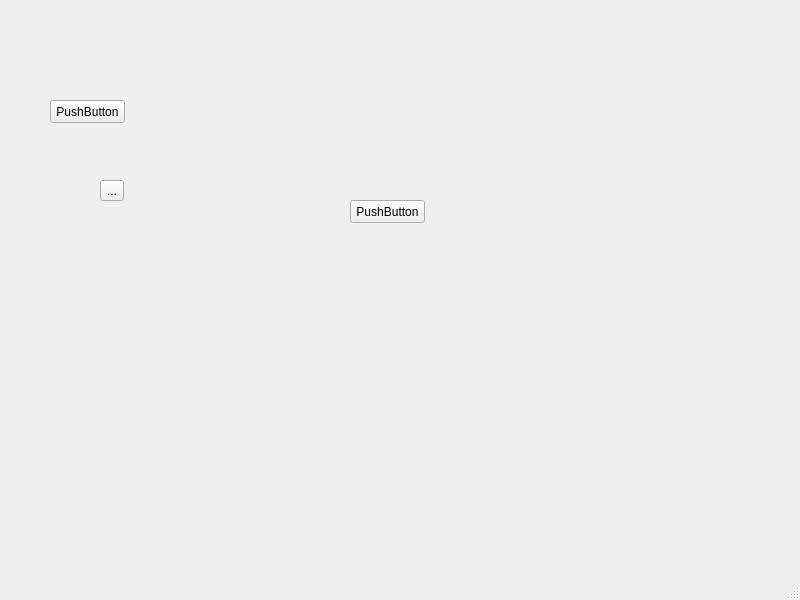
<?xml version="1.0" encoding="UTF-8"?>
<ui version="4.0">
 <class>MainWindow</class>
 <widget class="QMainWindow" name="MainWindow">
  <property name="geometry">
   <rect>
    <x>0</x>
    <y>0</y>
    <width>800</width>
    <height>600</height>
   </rect>
  </property>
  <property name="windowTitle">
   <string>MainWindow</string>
  </property>
  <widget class="QWidget" name="centralwidget">
   <widget class="QPushButton" name="pushButton">
    <property name="geometry">
     <rect>
      <x>350</x>
      <y>200</y>
      <width>75</width>
      <height>23</height>
     </rect>
    </property>
    <property name="text">
     <string>PushButton</string>
    </property>
   </widget>
   <widget class="QToolButton" name="toolButton">
    <property name="geometry">
     <rect>
      <x>100</x>
      <y>180</y>
      <width>24</width>
      <height>21</height>
     </rect>
    </property>
    <property name="text">
     <string>...</string>
    </property>
   </widget>
   <widget class="QPushButton" name="pushButton_2">
    <property name="geometry">
     <rect>
      <x>50</x>
      <y>100</y>
      <width>75</width>
      <height>23</height>
     </rect>
    </property>
    <property name="text">
     <string>PushButton</string>
    </property>
   </widget>
  </widget>
  <widget class="QMenuBar" name="menubar">
   <property name="geometry">
    <rect>
     <x>0</x>
     <y>0</y>
     <width>800</width>
     <height>21</height>
    </rect>
   </property>
  </widget>
  <widget class="QStatusBar" name="statusbar"/>
 </widget>
 <resources/>
 <connections>
  <connection>
   <sender>pushButton</sender>
   <signal>clicked()</signal>
   <receiver>MainWindow</receiver>
   <slot>slot1()</slot>
   <hints>
    <hint type="sourcelabel">
     <x>396</x>
     <y>232</y>
    </hint>
    <hint type="destinationlabel">
     <x>356</x>
     <y>152</y>
    </hint>
   </hints>
  </connection>
 </connections>
 <slots>
  <slot>slot1()</slot>
 </slots>
</ui>
